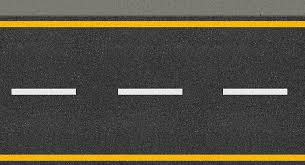
#> input picture Tutorial/OpenCV/image/road.jpg, 305 x 165 px
$ python 7_2_HSV.py
#> lines starting #> are read from the running program, lines starting #| are printed output that depends on the picture; after the words box and inside, x2 and y2 are one past the last pixel; in counts of white or black regions, pixels touching at a corner belong together
import cv2
import numpy as np

image_path = './image/road.jpg'
original_image = cv2.imread(image_path)
#> original_image is the input picture: shape (165, 305, 3); mean B, G, R 65.4, 78.6, 83.3
hsv_image = cv2.cvtColor(original_image,cv2.COLOR_BGR2HSV)
#> hsv_image: shape (165, 305, 3); mean H, S, V 13.8, 28, 83.6

yellow_lower = np.array([20,100,100])
yellow_upper = np.array([30,255,255])

def yellow_filter(image):
    yellow_mask  = cv2.inRange(hsv_image,yellow_lower,yellow_upper)
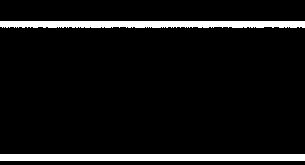
#> yellow_mask: shape (165, 305); 8.2% white; 2 white regions, box (x1, y1, x2, y2) and area: (0, 154, 305, 161) 2135, (0, 21, 305, 28) 2000
    yellow_image = cv2.bitwise_and(image,image,mask=yellow_mask)
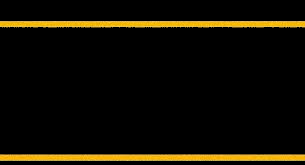
#> yellow_image: shape (165, 305, 3); mean B, G, R 2.9, 14.1, 18.3
    return yellow_image

yellow_image = yellow_filter(original_image)

cv2.imshow('yellow_image',yellow_image)
cv2.imshow('original_image',original_image)
cv2.waitKey(0)
cv2.destroyAllWindows()
